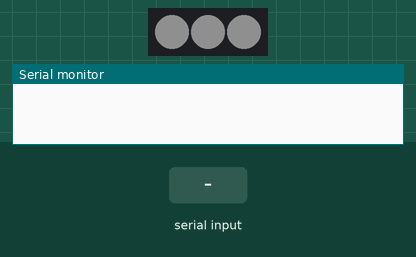
The sketch below on a simulated Arduino Uno, built with avr-gcc and run on an emulated ATmega328P. Parts: 3 RGB LEDs in strip order, left to right, the last lines printed to the serial monitor. Inputs (shaded band) come from the test bench. Dim RGB values are drawn brighter than linear.

Above: at 1.2 s.
1.3 s: "1" received over Serial
At 2.4 s:
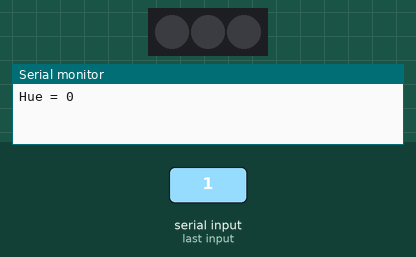
2.8 s: "2" received over Serial
4.3 s: "3" received over Serial
Timing chart, 0 to 7.3 s (numbered marks = the images above; inputs shaded):
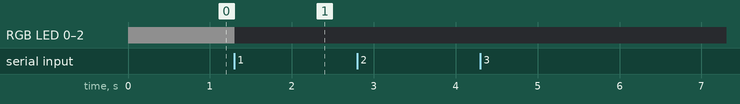

The sketch:

WS2815-HSV.ino
```cpp
#include <FastLED.h>
#define LED_PIN     5
#define NUM_LEDS    3

CRGB leds[NUM_LEDS];

int option;
byte led = 0;

byte valHue = 0, valSat = 0, valVal = 15;


void setup() {
  Serial.begin(9600);
  LEDS.addLeds<WS2813, LED_PIN, GRB>(leds, NUM_LEDS);
  LEDS.setBrightness(15);
  for (byte led = 0; led < NUM_LEDS; led = led + 1) { leds[led] = CRGB::White; } FastLED.show();
}

void loop() {

  if (Serial.available()>0){
    option=Serial.read();
    if(option=='1') {
      if (valHue > 4) { valHue = valHue - 5; }
      if (valHue <= 4) { valHue = 0; }
      leds[0] = CHSV( valHue, valSat, valVal);
      leds[1] = CHSV( valHue, valSat, valVal);
      leds[2] = CHSV( valHue, valSat, valVal);
      Serial.print("Hue = ");
      Serial.println(valHue);
    }
    if(option=='7') {
      if (valHue < 245) { valHue = valHue + 5; }
      leds[0] = CHSV( valHue, valSat, valVal);
      leds[1] = CHSV( valHue, valSat, valVal);
      leds[2] = CHSV( valHue, valSat, valVal);
      Serial.print("Hue = ");
      Serial.println(valHue);
    }
    if(option=='2') {
      if (valSat > 4) { valSat = valSat - 5; }
      if (valSat <= 4) { valSat = 0; }
      leds[0] = CHSV( valHue, valSat, valVal);
      leds[1] = CHSV( valHue, valSat, valVal);
      leds[2] = CHSV( valHue, valSat, valVal);
      Serial.print("Sat = ");
      Serial.println(valSat);
    }
    if(option=='8') {
      if (valSat < 245) { valSat = valSat + 5; }
      leds[0] = CHSV( valHue, valSat, valVal);
      leds[1] = CHSV( valHue, valSat, valVal);
      leds[2] = CHSV( valHue, valSat, valVal);
      Serial.print("Sat = ");
      Serial.println(valSat);
    }
    if(option=='3') {
      if (valVal > 4) { valVal = valVal - 5; }
      if (valVal <= 4) { valVal = 0; }
      leds[0] = CHSV( valHue, valSat, valVal);
      leds[1] = CHSV( valHue, valSat, valVal);
      leds[2] = CHSV( valHue, valSat, valVal);
      Serial.print("Val = ");
      Serial.println(valVal);
    }
    if(option=='9') {
      if (valVal < 245) { valVal = valVal + 5; }
      leds[0] = CHSV( valHue, valSat, valVal);
      leds[1] = CHSV( valHue, valSat, valVal);
      leds[2] = CHSV( valHue, valSat, valVal);
      Serial.print("Val = ");
      Serial.println(valVal);
    }
  }

//  int color = leds[0]; Serial.println(color); Devuelve Encendido "1" o apagado "0"

  FastLED.show();


}
```

Measured:
- after the input at 1.3 s, RGB LED 0–2: RGB(15, 15, 15) → off at once
